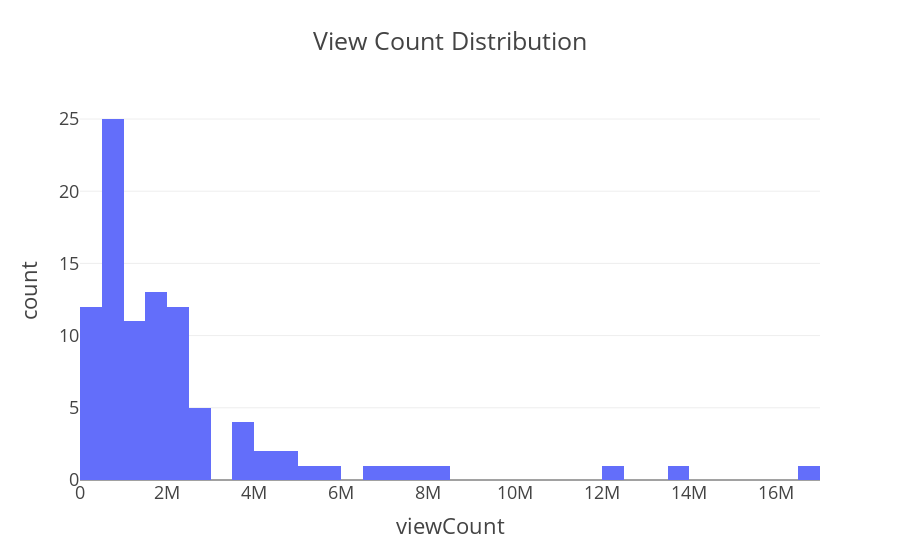
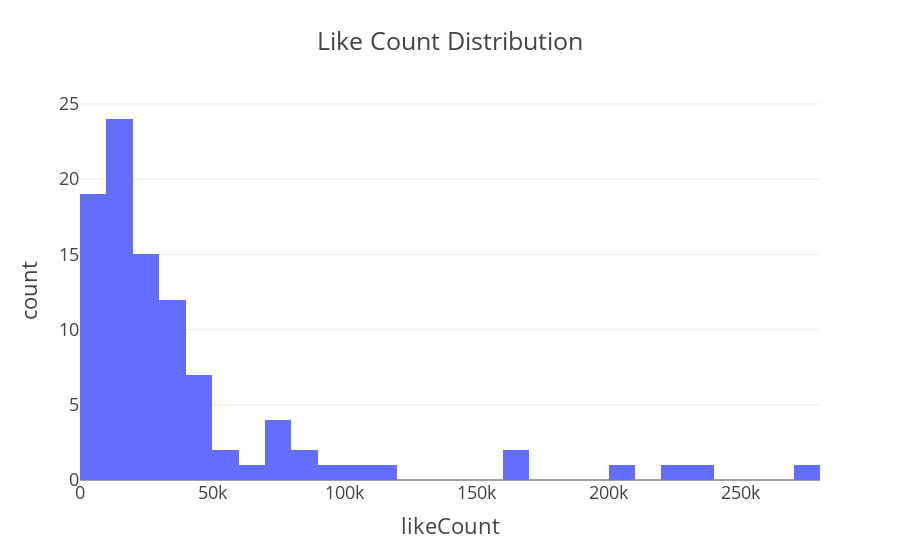
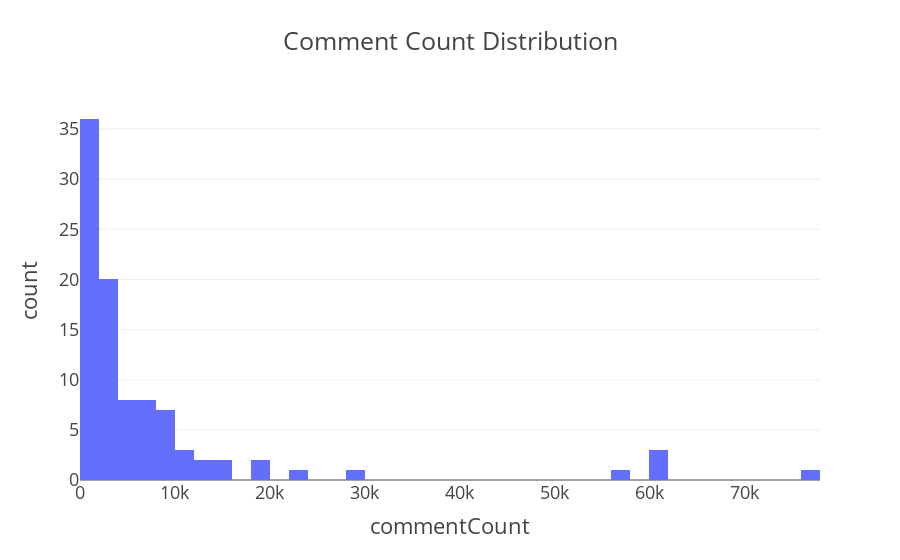

Notebook cell for these charts, in order:
### Code cell
# Views
fig1 = px.histogram(video_df, x='viewCount', nbins=50, title='View Count Distribution')
fig1.update_layout(template="presentation")
fig1.show()

# Likes
fig2 = px.histogram(video_df, x='likeCount', nbins=50, title='Like Count Distribution')
fig2.update_layout(template="presentation")
fig2.show()

# Comments
fig3 = px.histogram(video_df, x='commentCount', nbins=50, title='Comment Count Distribution')
fig3.update_layout(template="presentation")
fig3.show()

### Figure 1 — Plotly figure (JSON) as saved in the notebook; plotly's stock layout.template omitted (floating-point values rounded to 4 significant figures)
{"data": [{"bingroup": "x", "hovertemplate": "viewCount=%{x}<br>count=%{y}<extra></extra>", "legendgroup": "", "marker": {"color": "#636efa", "pattern": {"shape": ""}}, "name": "", "nbinsx": 50, "orientation": "v", "showlegend": false, "type": "histogram", "x": [133506, 643527, 87262, 77219, 400271, 578280, 773553, 168186, 618638, 444516, 486977, 742106, 856413, 1074205, 873790, 1636854, 4918440, 2014752, 1500199, 1155583, 7304770, 2287985, 1950797, 4012399, 1514493, 1343283, 2691466, 6769553, 1617066, 865374, 3907128, 1269781, 1193715, 5836725, 7669787, 821397, 2440414, 905066, 4406020, 837844, 2309291, 1278242, 896670, 788354, 1908197, 817791, 995334, 2593260, 706113, 3863135, 116454, 285937, 447881, 2363576, 2326762, 1197486, 1346597, 2921907, 2310408, 2400057, 3784626, 344827, 1192601, 1967550, 16705618, 2398166, 480478, 794962, 12268545, 1405476, 675384, 514687, 582633, 5145756, 1806004, 647973, 509748, 8019914, 13575394, 1998649, 2973224, 700563, 4972479, 1672503, 1669152, 1782851, 1301991, 758130, 2107244, 773155, 2256760, 2661804, 3698924, 1623559, 2055378], "xaxis": "x", "yaxis": "y"}], "layout": {"autosize": true, "barmode": "relative", "legend": {"tracegroupgap": 0}, "title": {"text": "View Count Distribution"}, "xaxis": {"anchor": "y", "autorange": true, "domain": [0, 1], "range": [-0.5, 17000000.0], "title": {"text": "viewCount"}, "type": "linear"}, "yaxis": {"anchor": "x", "autorange": true, "domain": [0, 1], "range": [0, 26.32], "title": {"text": "count"}}}}

### Figure 2 — Plotly figure (JSON) as saved in the notebook; plotly's stock layout.template omitted (floating-point values rounded to 4 significant figures)
{"data": [{"bingroup": "x", "hovertemplate": "likeCount=%{x}<br>count=%{y}<extra></extra>", "legendgroup": "", "marker": {"color": "#636efa", "pattern": {"shape": ""}}, "name": "", "nbinsx": 50, "orientation": "v", "showlegend": false, "type": "histogram", "x": [2709, 14620, 2745, 1751, 6591, 11573, 12716, 4502, 10206, 9691, 6470, 5581, 14318, 18341, 7846, 33316, 160380, 27811, 16969, 8196, 161711, 22075, 22973, 113435, 16735, 21234, 33298, 78272, 32364, 13469, 32730, 24509, 12308, 57619, 234489, 18680, 26922, 7457, 89464, 6076, 36838, 15301, 14163, 11902, 50566, 13543, 10151, 60832, 36666, 29655, 1853, 6795, 5341, 36783, 45575, 26674, 20662, 44482, 44034, 47512, 70982, 6592, 16210, 22434, 271830, 30623, 8339, 25858, 224963, 23782, 14608, 8044, 10896, 106244, 13760, 11554, 11503, 86336, 202550, 35914, 76653, 8629, 45738, 28893, 17419, 32483, 30804, 11746, 96104, 23683, 40506, 41461, 79855, 21161, 37097], "xaxis": "x", "yaxis": "y"}], "layout": {"autosize": true, "barmode": "relative", "legend": {"tracegroupgap": 0}, "title": {"text": "Like Count Distribution"}, "xaxis": {"anchor": "y", "autorange": true, "domain": [0, 1], "range": [-0.5, 280000.0], "title": {"text": "likeCount"}, "type": "linear"}, "yaxis": {"anchor": "x", "autorange": true, "domain": [0, 1], "range": [0, 25.26], "title": {"text": "count"}}}}

### Figure 3 — Plotly figure (JSON) as saved in the notebook; plotly's stock layout.template omitted (floating-point values rounded to 4 significant figures)
{"data": [{"bingroup": "x", "hovertemplate": "commentCount=%{x}<br>count=%{y}<extra></extra>", "legendgroup": "", "marker": {"color": "#636efa", "pattern": {"shape": ""}}, "name": "", "nbinsx": 50, "orientation": "v", "showlegend": false, "type": "histogram", "x": [56, 1389, 139, 88, 261, 1009, 2069, 617, 1114, 1371, 1621, 649, 4932, 6112, 2396, 3169, 29491, 3389, 3774, 1824, 77681, 2421, 3990, 15556, 1377, 2604, 6700, 11183, 4506, 987, 3370, 6376, 1746, 4449, 57675, 6058, 1575, 534, 9741, 517, 7150, 1400, 1022, 2137, 9368, 3040, 696, 6309, 4782, 3109, 175, 398, 730, 4809, 8989, 5698, 3662, 4003, 9059, 7903, 61293, 742, 1810, 7983, 60614, 2591, 501, 8716, 60232, 3798, 1743, 1304, 1378, 10692, 2168, 1176, 1493, 18676, 23474, 12095, 11257, 1061, 3371, 1929, 2275, 2697, 1998, 1517, 12801, 8032, 8232, 14356, 18410, 3168, 5258], "xaxis": "x", "yaxis": "y"}], "layout": {"autosize": true, "barmode": "relative", "legend": {"tracegroupgap": 0}, "title": {"text": "Comment Count Distribution"}, "xaxis": {"anchor": "y", "autorange": true, "domain": [0, 1], "range": [-0.5, 78000.0], "title": {"text": "commentCount"}, "type": "linear"}, "yaxis": {"anchor": "x", "autorange": true, "domain": [0, 1], "range": [0, 37.89], "title": {"text": "count"}}}}
